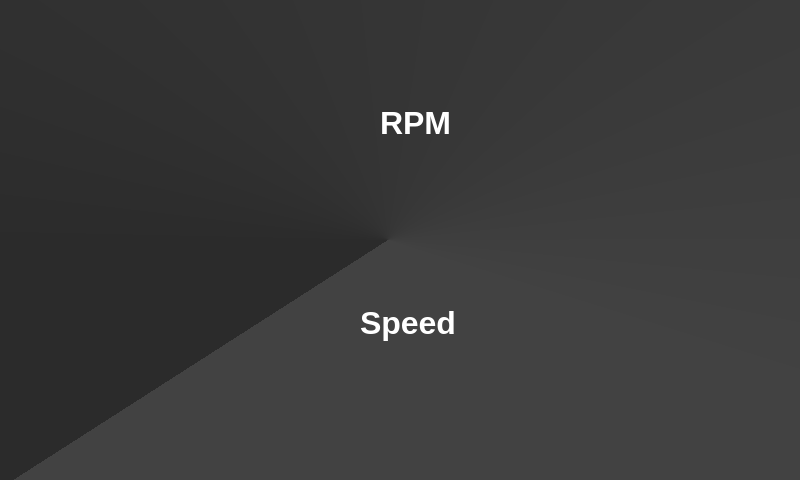
<?xml version="1.0" encoding="UTF-8"?>
<ui version="4.0">
 <class>screen</class>
 <widget class="QDialog" name="screen">
  <property name="enabled">
   <bool>true</bool>
  </property>
  <property name="geometry">
   <rect>
    <x>0</x>
    <y>0</y>
    <width>800</width>
    <height>480</height>
   </rect>
  </property>
  <property name="windowTitle">
   <string>Dialog</string>
  </property>
  <widget class="QWidget" name="background" native="true">
   <property name="enabled">
    <bool>true</bool>
   </property>
   <property name="geometry">
    <rect>
     <x>0</x>
     <y>0</y>
     <width>800</width>
     <height>480</height>
    </rect>
   </property>
   <property name="styleSheet">
    <string notr="true">QWidget#background{
background-color: qconicalgradient(cx:0.485, cy:0.499909, angle:227.4, stop:0.278607 rgba(66, 66, 66, 255), stop:0.875622 rgba(43, 43, 43, 255));}</string>
   </property>
   <widget class="QLabel" name="rpm_label">
    <property name="geometry">
     <rect>
      <x>380</x>
      <y>100</y>
      <width>91</width>
      <height>48</height>
     </rect>
    </property>
    <property name="autoFillBackground">
     <bool>false</bool>
    </property>
    <property name="text">
     <string>&lt;html&gt;&lt;head/&gt;&lt;body&gt;&lt;p&gt;&lt;span style=&quot; font-size:24pt; font-weight:600; color:#ffffff;&quot;&gt;RPM&lt;/span&gt;&lt;/p&gt;&lt;/body&gt;&lt;/html&gt;</string>
    </property>
   </widget>
   <widget class="QLabel" name="speed_label">
    <property name="geometry">
     <rect>
      <x>360</x>
      <y>300</y>
      <width>123</width>
      <height>48</height>
     </rect>
    </property>
    <property name="text">
     <string>&lt;html&gt;&lt;head/&gt;&lt;body&gt;&lt;p&gt;&lt;span style=&quot; font-size:24pt; font-weight:600; color:#ffffff;&quot;&gt;Speed&lt;/span&gt;&lt;/p&gt;&lt;/body&gt;&lt;/html&gt;</string>
    </property>
   </widget>
   <widget class="QLabel" name="rpm_widget">
    <property name="enabled">
     <bool>true</bool>
    </property>
    <property name="geometry">
     <rect>
      <x>540</x>
      <y>260</y>
      <width>200</width>
      <height>200</height>
     </rect>
    </property>
    <property name="text">
     <string/>
    </property>
    <property name="scaledContents">
     <bool>true</bool>
    </property>
   </widget>
   <widget class="QLabel" name="speed_widget">
    <property name="geometry">
     <rect>
      <x>570</x>
      <y>20</y>
      <width>200</width>
      <height>200</height>
     </rect>
    </property>
    <property name="text">
     <string/>
    </property>
    <property name="scaledContents">
     <bool>true</bool>
    </property>
   </widget>
  </widget>
 </widget>
 <resources/>
 <connections/>
</ui>
